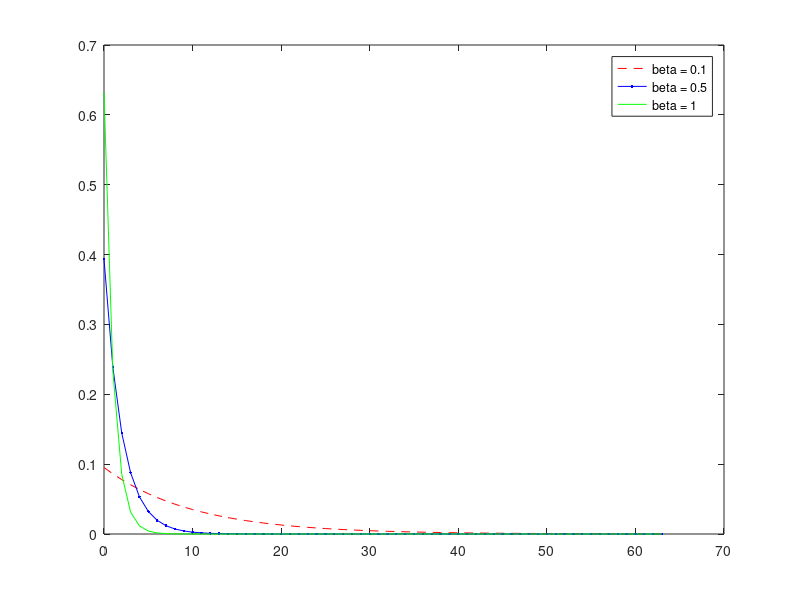

The MATLAB script that drew this image:
function powerDelayProfilePlotter()

delays = 0:63;
coef = 1;

%h = ;
beta = 0.1;
k = 1 - exp( -beta );
P = k*coef*exp( -beta*delays );
plot( delays, P, '--r' )
hold on



beta = 0.5;
k = 1 - exp( -beta );
P = k*coef*exp( -beta*delays );
plot( delays, P, '.-b' )
hold on

beta = 1;
k = 1 - exp( -beta );
P = k*coef*exp( -beta*delays );
plot( delays, P, '-g' )
hold on

legend( 'beta = 0.1', 'beta = 0.5', 'beta = 1' )
